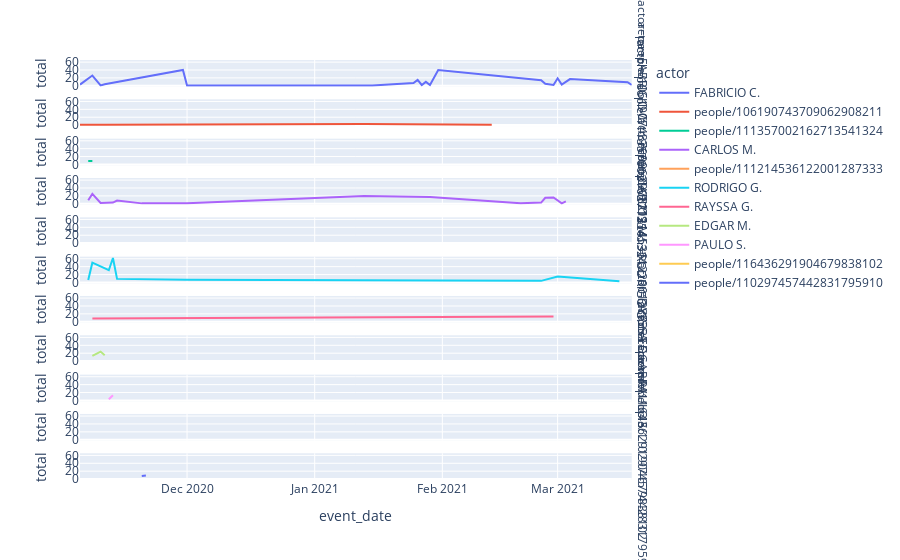

The code cell stored with this chart in its notebook:
### Code cell
fig = px.line(df4, x=df4.index, y="total", color="actor", facet_row="actor", height=800)
# fig.update_xaxes(rangeslider_visible=True, rangeselector_bgcolor='#4287f5', rangeselector_activecolor='#4287f5')
fig.show()

### Figure 1 — Plotly figure (JSON) as saved in the notebook; plotly's stock layout.template omitted (floating-point values rounded to 4 significant figures)
{"data": [{"hovertemplate": "actor=FABRICIO C.<br>event_date=%{x}<br>total=%{y}<extra></extra>", "legendgroup": "FABRICIO C.", "line": {"color": "#636efa", "dash": "solid"}, "mode": "lines", "name": "FABRICIO C.", "orientation": "v", "showlegend": true, "type": "scatter", "x": ["2020-11-05", "2020-11-08", "2020-11-10", "2020-11-11", "2020-11-30", "2020-12-01", "2021-01-15", "2021-01-25", "2021-01-26", "2021-01-27", "2021-01-28", "2021-01-29", "2021-01-31", "2021-02-25", "2021-02-26", "2021-02-28", "2021-03-01", "2021-03-02", "2021-03-04", "2021-03-18", "2021-03-19"], "xaxis": "x11", "y": [3, 26, 1, 4, 40, 1, 1, 7, 15, 2, 10, 2, 40, 14, 5, 2, 19, 3, 17, 9, 2], "yaxis": "y11"}, {"hovertemplate": "actor=people/106190743709062908211<br>event_date=%{x}<br>total=%{y}<extra></extra>", "legendgroup": "people/106190743709062908211", "line": {"color": "#EF553B", "dash": "solid"}, "mode": "lines", "name": "people/106190743709062908211", "orientation": "v", "showlegend": true, "type": "scatter", "x": ["2020-11-05", "2020-11-11", "2021-01-13", "2021-02-13"], "xaxis": "x10", "y": [1, 1, 3, 1], "yaxis": "y10"}, {"hovertemplate": "actor=people/111357002162713541324<br>event_date=%{x}<br>total=%{y}<extra></extra>", "legendgroup": "people/111357002162713541324", "line": {"color": "#00cc96", "dash": "solid"}, "mode": "lines", "name": "people/111357002162713541324", "orientation": "v", "showlegend": true, "type": "scatter", "x": ["2020-11-07", "2020-11-08"], "xaxis": "x9", "y": [9, 9], "yaxis": "y9"}, {"hovertemplate": "actor=CARLOS M.<br>event_date=%{x}<br>total=%{y}<extra></extra>", "legendgroup": "CARLOS M.", "line": {"color": "#ab63fa", "dash": "solid"}, "mode": "lines", "name": "CARLOS M.", "orientation": "v", "showlegend": true, "type": "scatter", "x": ["2020-11-07", "2020-11-08", "2020-11-10", "2020-11-13", "2020-11-14", "2020-11-20", "2020-11-30", "2020-12-01", "2021-01-13", "2021-01-29", "2021-02-20", "2021-02-23", "2021-02-24", "2021-02-25", "2021-02-26", "2021-02-28", "2021-03-02", "2021-03-03"], "xaxis": "x8", "y": [9, 25, 2, 3, 8, 1, 1, 1, 20, 17, 1, 2, 1, 3, 15, 16, 1, 6], "yaxis": "y8"}, {"hovertemplate": "actor=people/111214536122001287333<br>event_date=%{x}<br>total=%{y}<extra></extra>", "legendgroup": "people/111214536122001287333", "line": {"color": "#FFA15A", "dash": "solid"}, "mode": "lines", "name": "people/111214536122001287333", "orientation": "v", "showlegend": true, "type": "scatter", "x": ["2020-11-07"], "xaxis": "x7", "y": [1], "yaxis": "y7"}, {"hovertemplate": "actor=RODRIGO G.<br>event_date=%{x}<br>total=%{y}<extra></extra>", "legendgroup": "RODRIGO G.", "line": {"color": "#19d3f3", "dash": "solid"}, "mode": "lines", "name": "RODRIGO G.", "orientation": "v", "showlegend": true, "type": "scatter", "x": ["2020-11-07", "2020-11-08", "2020-11-12", "2020-11-13", "2020-11-14", "2020-12-01", "2021-01-31", "2021-02-25", "2021-03-01", "2021-03-16"], "xaxis": "x6", "y": [6, 50, 31, 62, 9, 7, 5, 4, 15, 3], "yaxis": "y6"}, {"hovertemplate": "actor=RAYSSA G.<br>event_date=%{x}<br>total=%{y}<extra></extra>", "legendgroup": "RAYSSA G.", "line": {"color": "#FF6692", "dash": "solid"}, "mode": "lines", "name": "RAYSSA G.", "orientation": "v", "showlegend": true, "type": "scatter", "x": ["2020-11-08", "2021-02-28"], "xaxis": "x5", "y": [8, 13], "yaxis": "y5"}, {"hovertemplate": "actor=EDGAR M.<br>event_date=%{x}<br>total=%{y}<extra></extra>", "legendgroup": "EDGAR M.", "line": {"color": "#B6E880", "dash": "solid"}, "mode": "lines", "name": "EDGAR M.", "orientation": "v", "showlegend": true, "type": "scatter", "x": ["2020-11-08", "2020-11-10", "2020-11-11"], "xaxis": "x4", "y": [13, 24, 15], "yaxis": "y4"}, {"hovertemplate": "actor=PAULO S.<br>event_date=%{x}<br>total=%{y}<extra></extra>", "legendgroup": "PAULO S.", "line": {"color": "#FF97FF", "dash": "solid"}, "mode": "lines", "name": "PAULO S.", "orientation": "v", "showlegend": true, "type": "scatter", "x": ["2020-11-12", "2020-11-13"], "xaxis": "x3", "y": [3, 13], "yaxis": "y3"}, {"hovertemplate": "actor=people/116436291904679838102<br>event_date=%{x}<br>total=%{y}<extra></extra>", "legendgroup": "people/116436291904679838102", "line": {"color": "#FECB52", "dash": "solid"}, "mode": "lines", "name": "people/116436291904679838102", "orientation": "v", "showlegend": true, "type": "scatter", "x": ["2020-11-12"], "xaxis": "x2", "y": [2], "yaxis": "y2"}, {"hovertemplate": "actor=people/110297457442831795910<br>event_date=%{x}<br>total=%{y}<extra></extra>", "legendgroup": "people/110297457442831795910", "line": {"color": "#636efa", "dash": "solid"}, "mode": "lines", "name": "people/110297457442831795910", "orientation": "v", "showlegend": true, "type": "scatter", "x": ["2020-11-20", "2020-11-21"], "xaxis": "x", "y": [8, 9], "yaxis": "y"}], "layout": {"annotations": [{"font": {}, "showarrow": false, "text": "actor=people/110297457442831795910", "textangle": 90, "x": 0.98, "xanchor": "left", "xref": "paper", "y": 0.03182, "yanchor": "middle", "yref": "paper"}, {"font": {}, "showarrow": false, "text": "actor=people/116436291904679838102", "textangle": 90, "x": 0.98, "xanchor": "left", "xref": "paper", "y": 0.1255, "yanchor": "middle", "yref": "paper"}, {"font": {}, "showarrow": false, "text": "actor=PAULO S.", "textangle": 90, "x": 0.98, "xanchor": "left", "xref": "paper", "y": 0.2191, "yanchor": "middle", "yref": "paper"}, {"font": {}, "showarrow": false, "text": "actor=EDGAR M.", "textangle": 90, "x": 0.98, "xanchor": "left", "xref": "paper", "y": 0.3127, "yanchor": "middle", "yref": "paper"}, {"font": {}, "showarrow": false, "text": "actor=RAYSSA G.", "textangle": 90, "x": 0.98, "xanchor": "left", "xref": "paper", "y": 0.4064, "yanchor": "middle", "yref": "paper"}, {"font": {}, "showarrow": false, "text": "actor=RODRIGO G.", "textangle": 90, "x": 0.98, "xanchor": "left", "xref": "paper", "y": 0.5, "yanchor": "middle", "yref": "paper"}, {"font": {}, "showarrow": false, "text": "actor=people/111214536122001287333", "textangle": 90, "x": 0.98, "xanchor": "left", "xref": "paper", "y": 0.5936, "yanchor": "middle", "yref": "paper"}, {"font": {}, "showarrow": false, "text": "actor=CARLOS M.", "textangle": 90, "x": 0.98, "xanchor": "left", "xref": "paper", "y": 0.6873, "yanchor": "middle", "yref": "paper"}, {"font": {}, "showarrow": false, "text": "actor=people/111357002162713541324", "textangle": 90, "x": 0.98, "xanchor": "left", "xref": "paper", "y": 0.7809, "yanchor": "middle", "yref": "paper"}, {"font": {}, "showarrow": false, "text": "actor=people/106190743709062908211", "textangle": 90, "x": 0.98, "xanchor": "left", "xref": "paper", "y": 0.8745, "yanchor": "middle", "yref": "paper"}, {"font": {}, "showarrow": false, "text": "actor=FABRICIO C.", "textangle": 90, "x": 0.98, "xanchor": "left", "xref": "paper", "y": 0.9682, "yanchor": "middle", "yref": "paper"}], "autosize": true, "legend": {"title": {"text": "actor"}, "tracegroupgap": 0}, "margin": {"t": 60}, "xaxis": {"anchor": "y", "autorange": true, "domain": [0, 0.98], "range": ["2020-11-05", "2021-03-19"], "title": {"text": "event_date"}, "type": "date"}, "xaxis10": {"anchor": "y10", "autorange": true, "domain": [0, 0.98], "matches": "x", "range": ["2020-11-05", "2021-03-19"], "showticklabels": false, "type": "date"}, "xaxis11": {"anchor": "y11", "autorange": true, "domain": [0, 0.98], "matches": "x", "range": ["2020-11-05", "2021-03-19"], "showticklabels": false, "type": "date"}, "xaxis2": {"anchor": "y2", "autorange": true, "domain": [0, 0.98], "matches": "x", "range": ["2020-11-05", "2021-03-19"], "showticklabels": false, "type": "date"}, "xaxis3": {"anchor": "y3", "autorange": true, "domain": [0, 0.98], "matches": "x", "range": ["2020-11-05", "2021-03-19"], "showticklabels": false, "type": "date"}, "xaxis4": {"anchor": "y4", "autorange": true, "domain": [0, 0.98], "matches": "x", "range": ["2020-11-05", "2021-03-19"], "showticklabels": false, "type": "date"}, "xaxis5": {"anchor": "y5", "autorange": true, "domain": [0, 0.98], "matches": "x", "range": ["2020-11-05", "2021-03-19"], "showticklabels": false, "type": "date"}, "xaxis6": {"anchor": "y6", "autorange": true, "domain": [0, 0.98], "matches": "x", "range": ["2020-11-05", "2021-03-19"], "showticklabels": false, "type": "date"}, "xaxis7": {"anchor": "y7", "autorange": true, "domain": [0, 0.98], "matches": "x", "range": ["2020-11-05", "2021-03-19"], "showticklabels": false, "type": "date"}, "xaxis8": {"anchor": "y8", "autorange": true, "domain": [0, 0.98], "matches": "x", "range": ["2020-11-05", "2021-03-19"], "showticklabels": false, "type": "date"}, "xaxis9": {"anchor": "y9", "autorange": true, "domain": [0, 0.98], "matches": "x", "range": ["2020-11-05", "2021-03-19"], "showticklabels": false, "type": "date"}, "yaxis": {"anchor": "x", "autorange": true, "domain": [0, 0.06364], "range": [-2.389, 65.39], "title": {"text": "total"}, "type": "linear"}, "yaxis10": {"anchor": "x10", "autorange": true, "domain": [0.8427, 0.9064], "matches": "y", "range": [-2.389, 65.39], "title": {"text": "total"}, "type": "linear"}, "yaxis11": {"anchor": "x11", "autorange": true, "domain": [0.9364, 1.0], "matches": "y", "range": [-2.389, 65.39], "title": {"text": "total"}, "type": "linear"}, "yaxis2": {"anchor": "x2", "autorange": true, "domain": [0.09364, 0.1573], "matches": "y", "range": [-2.389, 65.39], "title": {"text": "total"}, "type": "linear"}, "yaxis3": {"anchor": "x3", "autorange": true, "domain": [0.1873, 0.2509], "matches": "y", "range": [-2.389, 65.39], "title": {"text": "total"}, "type": "linear"}, "yaxis4": {"anchor": "x4", "autorange": true, "domain": [0.2809, 0.3445], "matches": "y", "range": [-2.389, 65.39], "title": {"text": "total"}, "type": "linear"}, "yaxis5": {"anchor": "x5", "autorange": true, "domain": [0.3745, 0.4382], "matches": "y", "range": [-2.389, 65.39], "title": {"text": "total"}, "type": "linear"}, "yaxis6": {"anchor": "x6", "autorange": true, "domain": [0.4682, 0.5318], "matches": "y", "range": [-2.389, 65.39], "title": {"text": "total"}, "type": "linear"}, "yaxis7": {"anchor": "x7", "autorange": true, "domain": [0.5618, 0.6255], "matches": "y", "range": [-2.389, 65.39], "title": {"text": "total"}, "type": "linear"}, "yaxis8": {"anchor": "x8", "autorange": true, "domain": [0.6555, 0.7191], "matches": "y", "range": [-2.389, 65.39], "title": {"text": "total"}, "type": "linear"}, "yaxis9": {"anchor": "x9", "autorange": true, "domain": [0.7491, 0.8127], "matches": "y", "range": [-2.389, 65.39], "title": {"text": "total"}, "type": "linear"}}}
